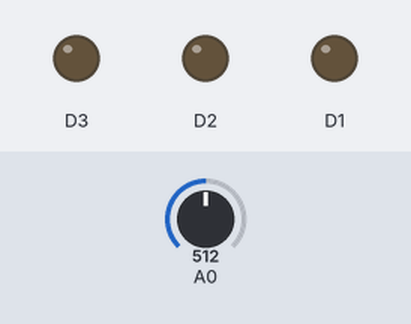
This sketch was run on a simulated ESP8266 (NodeMCU). On the bench: output pins drawn as LEDs (lit = HIGH). Dashed ring = blinking. The inputs (shaded band) are chosen by the test bench; at power-on: A0 = 512. Random numbers use the default seed unless the sketch sets one; what the sketch prints to the serial monitor is not drawn.

Above: at 1.2 s.
1.3 s: A0 set to 490
At 1.44 s:
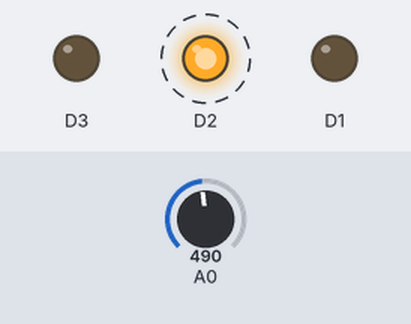
Timing chart, 0 to 10.3 s (numbered marks = the images above; inputs shaded):
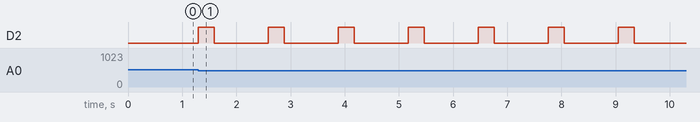

Measured:
- the behaviour switches between 500 and 499 on A0 (found by bisection; images 0 and 1)
- after the input at 1.3 s, D2: alternates HIGH for 0.29 s and LOW for 1.0 s, starting at once

The sketch:

LDR.ino
```cpp
#include <ArduinoJson.h>

JsonDocument doc;
char jsonOut[128];

void setup() {
  pinMode (D1, OUTPUT);
  pinMode (D2, OUTPUT);
  pinMode (D3, OUTPUT);

  Serial.begin(115200);
  Serial.println("check");
}
void loop() {
  CreateJSON();

  int ldr_value = analogRead(A0);
  int randomSpeed = random(100, 500);

  if (ldr_value < 500){
    for (int i = 0; i <=255; i++){
      digitalWrite(D2, HIGH);
      delay(randomSpeed);
      digitalWrite(D2, LOW);
      delay(1000);
    }
  }
}

bool lichtGehalteFunction(int ldr_value){

  bool lichtGehalte = false;

  if (ldr_value > 500){
    lichtGehalte = true;
  }
  return lichtGehalte;
}

void CreateJSON(){
//  doc["licht"] = knipperLicht();

  serializeJson(doc, jsonOut);
  serializeJson(doc, Serial);
}
```
